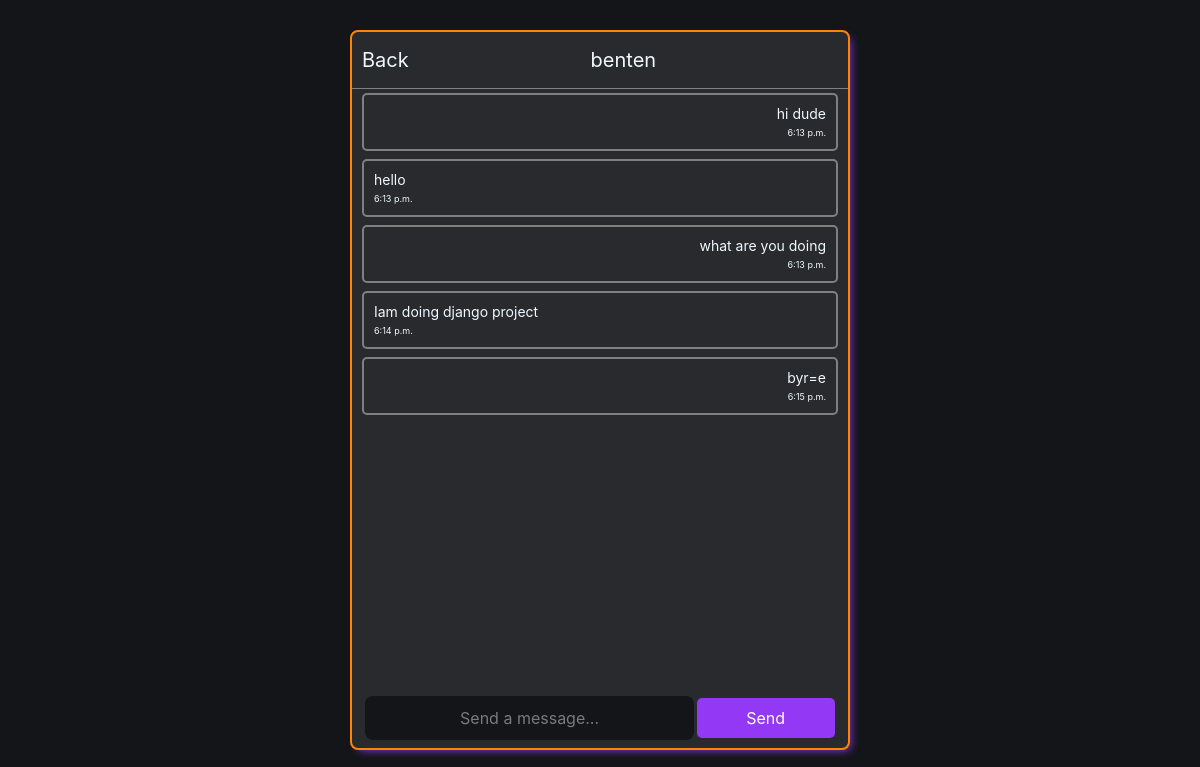
/chat/benten/ (signed in), run on the app's committed database.
### chat/models.py (models this page shows)
class Messages(models.Model):
    description = models.TextField()
    sender_name = models.ForeignKey(
        User, on_delete=models.CASCADE, related_name="sender"
    )
    receiver_name = models.ForeignKey(
        User, on_delete=models.CASCADE, related_name="receiver"
    )
    time = models.TimeField(auto_now_add=True)
    seen = models.BooleanField(default=False)
    timestamp = models.DateTimeField(default=timezone.now, blank=True)
    class Meta:
        ordering = ("timestamp",)

### chat/views/chat_view.py (the view)
# urls.py: path("chat/<str:username>/", chat, name="chat"),
@login_required(login_url="login")
def chat(request, username):
    try:
        usersen = request.user
        friend = User.objects.get(username=username)
        exists = UserRelation.objects.filter(
            user=request.user, friend=friend, accepted=True
        ).exists()
        if not exists:
            django_messages.error(request, "You are not able to chat with this user.")
            return redirect("home")  # Ensure we return a response here
    except User.DoesNotExist:
        return redirect("home")  # Ensure we return a response here
    messages = Messages.objects.filter(
        sender_name=usersen, receiver_name=friend
    ) | Messages.objects.filter(sender_name=friend, receiver_name=usersen)
    if request.method == "GET":
        try:
            relation = UserRelation.objects.get(
                user=request.user, friend=friend, accepted=True
            )
            return render(
                request,
                "chat.html",
                {
                    "relation_key": relation.relation_key,
                    "messages": messages,
                    "curr_user": usersen,
                    "friend": friend,
                },
            )
        except UserRelation.DoesNotExist:
            django_messages.error(request, "Relation not found.")
            return redirect("home")
    return JsonResponse({"error": "Invalid request method"}, status=405)

### templates/chat.html (shortened to what this page needs)
<!DOCTYPE html>
<html lang="en">
<head>
</head>
<body>
    <div class="outer">
        <div class="top">
            <a class="back" href="../../user/">Back</a>
            <a class="username" href="../../user/{{ friend.username }}">{{ friend.username }}</a>
        </div>
        <div class="messages" id="board">
            {% for message in messages %}
            {% if curr_user == message.sender_name %}
            <div class="container right_mess">
                <p>{{ message.description }}</p>
                <span class="time-right">{{ message.time }}</span>
            </div>
            {% else %}
            <div class="container left_mess">
                <p>{{ message.description }}</p>
                <span class="time-left">{{ message.time }}</span>
            </div>
            {% endif %}
            {% endfor %}
        </div>
        <div class="bottom">
            <form method="post" class="form-group" id="chat-box">
                <div class="input-group mb-3">
                    <div class="input-group-prepend">
                        <input type="text" placeholder="Send a message..." name="message" id="msg_field" />
                        <button type="submit" name="send" class="btn btn-success" id="send_btn">Send</button>
                    </div>
                </div>
            </form>
        </div>
    </div>
</body>
</html>

### templates/chat.html (style rules this page uses)
* { margin: 0%; padding: 0%; box-sizing: border-box; font-family: 'Inter', sans-serif; }
:root { font-size: 62.5%; }
body { background-color: #131518; font-family: sans-serif; color: aliceblue; }
.outer { max-width: 500px; margin: auto; position: relative; top: 30px; height: 90vh; background-color: #282a2d; border: 2px solid rgb(255, 132, 0); text-align: center; border-radius: 8px; box-shadow: 4px 4px 10px -4px #9339f5; overflow-y: hidden; }
a { display: inline-block; text-decoration: none; color: aliceblue; cursor: pointer; }
.top { padding: 1rem; font-size: 2rem; border-bottom: 1px solid grey; height: 8%; display: flex; justify-content: space-between; align-items: center; }
.back { float: left; }
.username { text-align: center; flex-grow: 1; }
.messages { height: 84%; display: flex; flex-direction: column; overflow-y: auto; }
.bottom { height: 8%; }
.container { font-size: 1.4rem; border: 2px solid grey; border-radius: 5px; padding: 10px; margin: 0.4rem 1rem; }
.right_mess { text-align: right; }
.left_mess { text-align: left; }
.container span { font-size: 0.9rem; }
form { margin: 0rem 1rem; padding-top: 0.5rem; height: 100%; }
input { width: 69%; padding: 1.2rem 0px; text-align: center; color: #fff; font-size: 1.6rem; background: #131518; border-radius: 8px; outline: none; border: none; }
::placeholder { color: #7a7a7a; opacity: 1; }
#send_btn { padding: 1rem 2rem; color: #fff; background: #9339f5; border: none; border-radius: 5px; outline: none; cursor: pointer; font-size: 1.6rem; width: 29%; }

### data on the page
Messages: description "hi dude", time "6:13 p.m."
Messages: description "hello", time "6:13 p.m."
Messages: description "what are you doing", time "6:13 p.m."
Messages: description "Iam doing django project", time "6:14 p.m."
Messages: description "byr=e", time "6:15 p.m."

### other printed values
{{ friend.username }} "benten"
